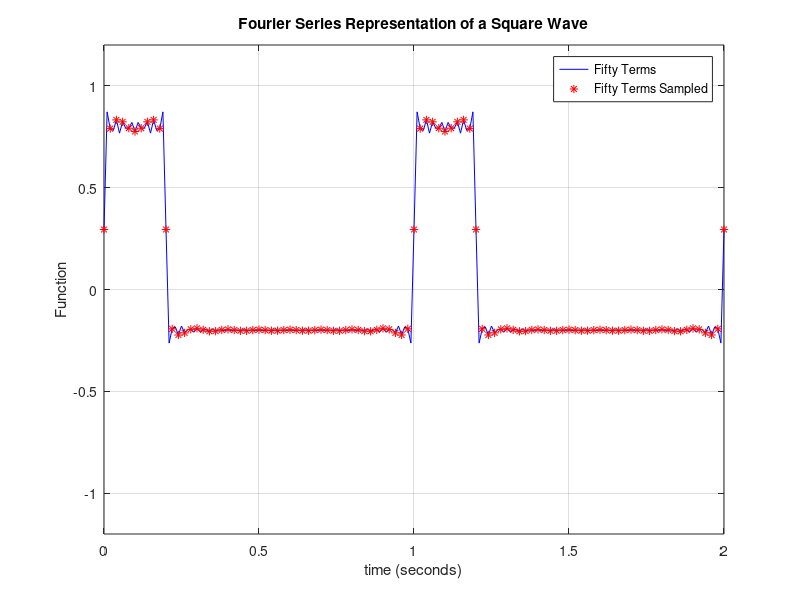

The MATLAB source for this figure:
% This script plots a Fourier Series for a Square Wave
clf;
t=0:.01:2;
T=1
w=2*pi/T;
M=40  
sum1=0;
for m=1:1:M;
    sum1 = sum1+1/(m*pi)*sin(2*pi*m/5)*cos(m*w*t)+1/(m*pi)*(1-cos(2*pi*m/5))*sin(m*w*t);
end
plot(t,sum1,'b-',t(1:2:end),sum1(1:2:end),'r*')
title('Fourier Series Representation of a Square Wave')
xlabel('time (seconds)')
ylabel('Function')
grid on;
axis([0,2,-1.2,1.2])
legend('Fifty Terms','Fifty Terms Sampled')
print("test.png","-dpng")  % Prints the plot to a png file called squarewave.png
